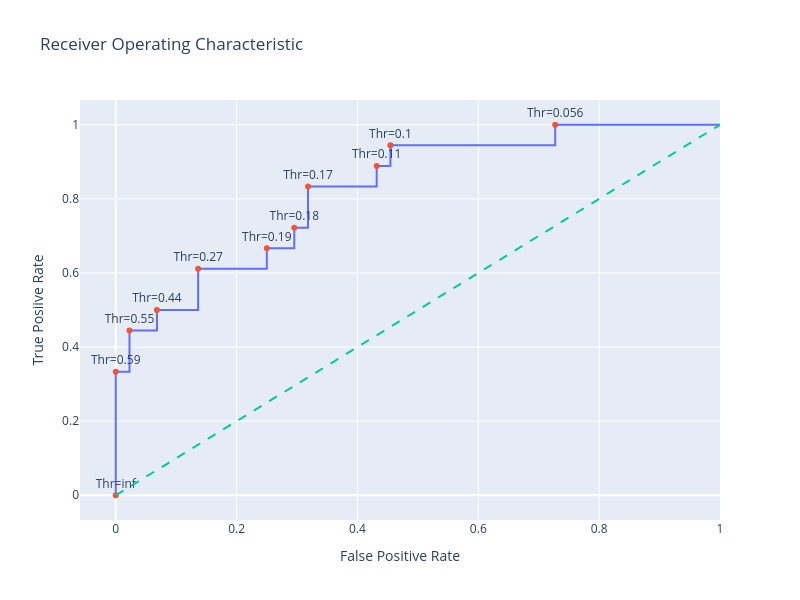

Notebook source saved alongside this figure:
### Code cell
# Creating a trace for ROC curve

trace0 = go.Scatter(x=fpr, y=tpr, mode='lines', name='ROC Curve')

# Only label every nth point to avoid clustering
n = 2
indices = np.arange(len(threshold)) % n == 0  # Choose indices where index mod n = 0

trace1 = go.Scatter(x=fpr[indices], y=tpr[indices], mode='markers+text', name='Threshold points',
                   text=[f"Thr={thr:.2}" for thr in threshold[indices]], textposition='top center')

# Diagonal line
trace2 = go.Scatter(x=[0,1], y=[0,1,2], mode='lines', name="Random (Area = 0.5)", line=dict(dash='dash'))

data = [trace0, trace1, trace2]

# Define layout with square aspect ratio
layout = go.Layout(title='Receiver Operating Characteristic',
                  xaxis=dict(title='False Positive Rate'),
                  yaxis=dict(title='True Posiive Rate'),
                  autosize=False,
                  width=800, height=600,
                  showlegend=False)

# Define figure and add data
fig = go.Figure(data=data, layout=layout)

fig.show()

### Figure 1 — Plotly figure (JSON) as saved in the notebook; plotly's stock layout.template omitted (floating-point values rounded to 4 significant figures)
{"data": [{"mode": "lines", "name": "ROC Curve", "type": "scatter", "x": [0.0, 0.0, 0.0, 0.02273, 0.02273, 0.06818, 0.06818, 0.1364, 0.1364, 0.25, 0.25, 0.2955, 0.2955, 0.3182, 0.3182, 0.4318, 0.4318, 0.4545, 0.4545, 0.7273, 0.7273, 1.0], "y": [0.0, 0.05556, 0.3333, 0.3333, 0.4444, 0.4444, 0.5, 0.5, 0.6111, 0.6111, 0.6667, 0.6667, 0.7222, 0.7222, 0.8333, 0.8333, 0.8889, 0.8889, 0.9444, 0.9444, 1.0, 1.0]}, {"mode": "markers+text", "name": "Threshold points", "text": ["Thr=inf", "Thr=0.59", "Thr=0.55", "Thr=0.44", "Thr=0.27", "Thr=0.19", "Thr=0.18", "Thr=0.17", "Thr=0.11", "Thr=0.1", "Thr=0.056"], "textposition": "top center", "type": "scatter", "x": [0.0, 0.0, 0.02273, 0.06818, 0.1364, 0.25, 0.2955, 0.3182, 0.4318, 0.4545, 0.7273], "y": [0.0, 0.3333, 0.4444, 0.5, 0.6111, 0.6667, 0.7222, 0.8333, 0.8889, 0.9444, 1.0]}, {"line": {"dash": "dash"}, "mode": "lines", "name": "Random (Area = 0.5)", "type": "scatter", "x": [0, 1], "y": [0, 1, 2]}], "layout": {"autosize": false, "height": 600, "showlegend": false, "title": {"text": "Receiver Operating Characteristic"}, "width": 800, "xaxis": {"title": {"text": "False Positive Rate"}}, "yaxis": {"title": {"text": "True Posiive Rate"}}}}
